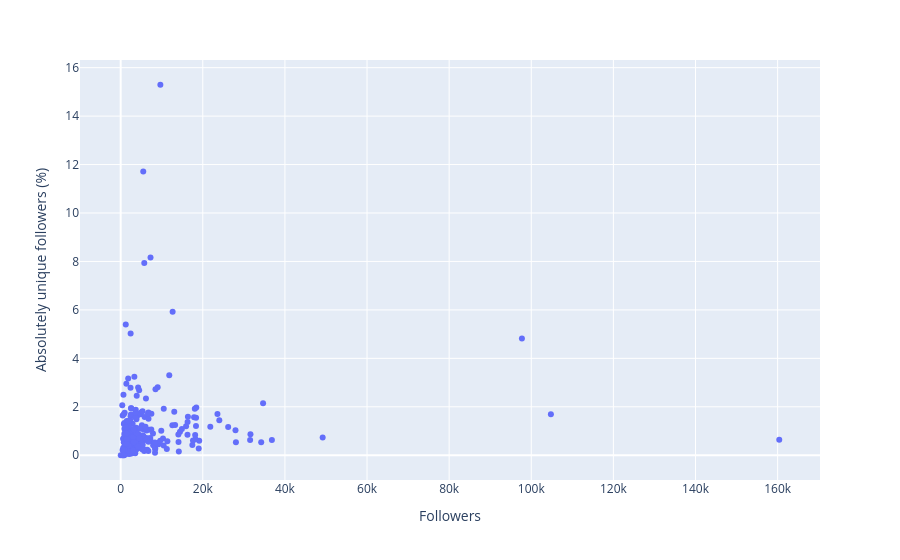

Write notebook code for a chart like this one.
### Markdown cell above
#### Количество абсолютных уникалов среди фолловеров

### Code cell
follows_count = []
abs_unique = []
for vtuber in data.vtuber_names:
    follows_count.append(len(data.vtuber_followers[vtuber]))
for vtuber in data.vtuber_names:
    vtuber_abs_unique = 0
    for follower in data.vtuber_followers[vtuber]:
        if follower.user is not None and follower.user.follows_count == 1:
            vtuber_abs_unique += 1
    if vtuber == "xkamysh":
        print(vtuber_abs_unique)
    abs_unique.append(vtuber_abs_unique)
abs_unique = np.array(abs_unique)
follows_count = np.array(follows_count)

df = pd.DataFrame({
    "Absolutely unique followers (%)": abs_unique / follows_count * 100,
    "Followers": follows_count,
    "Vtuber": vtuber_names,
})
fig = px.scatter(df, x="Followers", y="Absolutely unique followers (%)", hover_name="Vtuber")
fig.show()

### Figure 1 — Plotly figure (JSON) as saved in the notebook; plotly's stock layout.template omitted (floating-point values rounded to 4 significant figures; data arrays with more than 128 entries replaced by an {"elided": "..."} marker saying what was removed)
{"data": [{"hovertemplate": "<b>%{hovertext}</b><br><br>Followers=%{x}<br>Absolutely unique followers (%)=%{y}<extra></extra>", "hovertext": {"elided": "372 str values"}, "legendgroup": "", "marker": {"color": "#636efa", "symbol": "circle"}, "mode": "markers", "name": "", "orientation": "v", "showlegend": false, "type": "scatter", "x": {"elided": "372 int values"}, "xaxis": "x", "y": {"elided": "372 float values"}, "yaxis": "y"}], "layout": {"legend": {"tracegroupgap": 0}, "margin": {"t": 60}, "xaxis": {"anchor": "y", "domain": [0, 1], "title": {"text": "Followers"}}, "yaxis": {"anchor": "x", "domain": [0, 1], "title": {"text": "Absolutely unique followers (%)"}}}}
